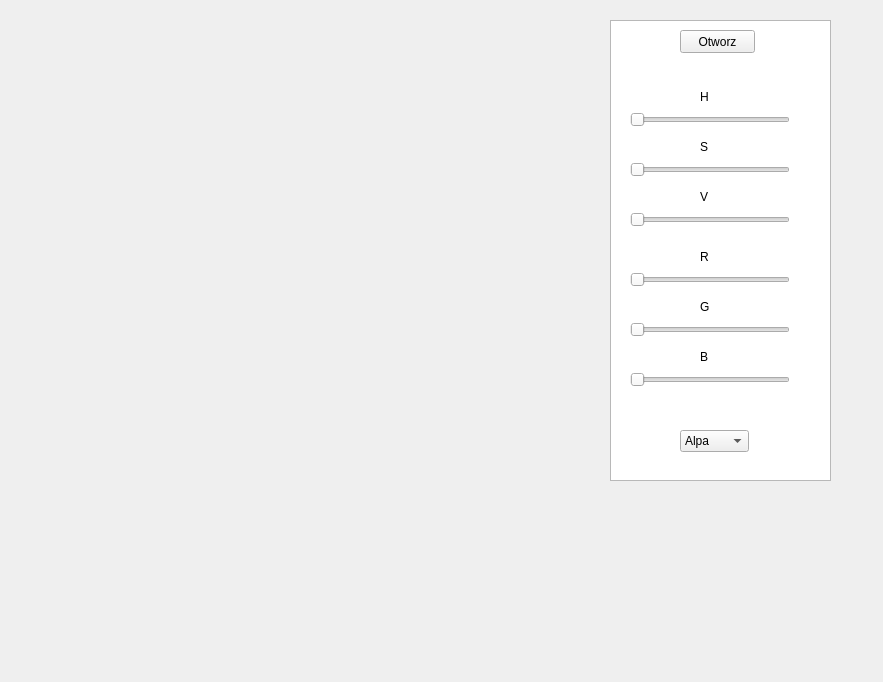
<?xml version="1.0" encoding="UTF-8"?>
<ui version="4.0">
 <class>MyWindow</class>
 <widget class="QMainWindow" name="MyWindow">
  <property name="geometry">
   <rect>
    <x>0</x>
    <y>0</y>
    <width>883</width>
    <height>682</height>
   </rect>
  </property>
  <property name="windowTitle">
   <string>MyWindow</string>
  </property>
  <widget class="QWidget" name="centralWidget">
   <widget class="QListView" name="listView">
    <property name="geometry">
     <rect>
      <x>610</x>
      <y>20</y>
      <width>221</width>
      <height>461</height>
     </rect>
    </property>
   </widget>
   <widget class="QSlider" name="horizontalSlider">
    <property name="geometry">
     <rect>
      <x>630</x>
      <y>370</y>
      <width>160</width>
      <height>19</height>
     </rect>
    </property>
    <property name="minimum">
     <number>0</number>
    </property>
    <property name="maximum">
     <number>255</number>
    </property>
    <property name="orientation">
     <enum>Qt::Horizontal</enum>
    </property>
   </widget>
   <widget class="QComboBox" name="comboBox">
    <property name="geometry">
     <rect>
      <x>680</x>
      <y>430</y>
      <width>69</width>
      <height>22</height>
     </rect>
    </property>
    <item>
     <property name="text">
      <string>Alpa</string>
     </property>
    </item>
    <item>
     <property name="text">
      <string>Multiply</string>
     </property>
    </item>
    <item>
     <property name="text">
      <string>ScreenMode</string>
     </property>
    </item>
   </widget>
   <widget class="QPushButton" name="pushButton">
    <property name="geometry">
     <rect>
      <x>680</x>
      <y>30</y>
      <width>75</width>
      <height>23</height>
     </rect>
    </property>
    <property name="text">
     <string>Otworz</string>
    </property>
   </widget>
   <widget class="QSlider" name="horizontalSlider_2">
    <property name="geometry">
     <rect>
      <x>630</x>
      <y>270</y>
      <width>160</width>
      <height>19</height>
     </rect>
    </property>
    <property name="minimum">
     <number>0</number>
    </property>
    <property name="maximum">
     <number>255</number>
    </property>
    <property name="orientation">
     <enum>Qt::Horizontal</enum>
    </property>
   </widget>
   <widget class="QSlider" name="horizontalSlider_3">
    <property name="geometry">
     <rect>
      <x>630</x>
      <y>320</y>
      <width>160</width>
      <height>19</height>
     </rect>
    </property>
    <property name="minimum">
     <number>0</number>
    </property>
    <property name="maximum">
     <number>255</number>
    </property>
    <property name="orientation">
     <enum>Qt::Horizontal</enum>
    </property>
   </widget>
   <widget class="QLabel" name="label">
    <property name="geometry">
     <rect>
      <x>700</x>
      <y>250</y>
      <width>47</width>
      <height>13</height>
     </rect>
    </property>
    <property name="text">
     <string>R</string>
    </property>
   </widget>
   <widget class="QLabel" name="label_2">
    <property name="geometry">
     <rect>
      <x>700</x>
      <y>300</y>
      <width>47</width>
      <height>13</height>
     </rect>
    </property>
    <property name="text">
     <string>G</string>
    </property>
   </widget>
   <widget class="QLabel" name="label_3">
    <property name="geometry">
     <rect>
      <x>700</x>
      <y>350</y>
      <width>47</width>
      <height>13</height>
     </rect>
    </property>
    <property name="text">
     <string>B</string>
    </property>
   </widget>
   <widget class="QSlider" name="horizontalSlider_4">
    <property name="geometry">
     <rect>
      <x>630</x>
      <y>110</y>
      <width>160</width>
      <height>19</height>
     </rect>
    </property>
    <property name="minimum">
     <number>0</number>
    </property>
    <property name="maximum">
     <number>255</number>
    </property>
    <property name="orientation">
     <enum>Qt::Horizontal</enum>
    </property>
   </widget>
   <widget class="QSlider" name="horizontalSlider_5">
    <property name="geometry">
     <rect>
      <x>630</x>
      <y>160</y>
      <width>160</width>
      <height>19</height>
     </rect>
    </property>
    <property name="minimum">
     <number>0</number>
    </property>
    <property name="maximum">
     <number>99</number>
    </property>
    <property name="orientation">
     <enum>Qt::Horizontal</enum>
    </property>
   </widget>
   <widget class="QSlider" name="horizontalSlider_6">
    <property name="geometry">
     <rect>
      <x>630</x>
      <y>210</y>
      <width>160</width>
      <height>19</height>
     </rect>
    </property>
    <property name="minimum">
     <number>0</number>
    </property>
    <property name="maximum">
     <number>99</number>
    </property>
    <property name="orientation">
     <enum>Qt::Horizontal</enum>
    </property>
   </widget>
   <widget class="QLabel" name="label_4">
    <property name="geometry">
     <rect>
      <x>700</x>
      <y>90</y>
      <width>47</width>
      <height>13</height>
     </rect>
    </property>
    <property name="text">
     <string>H</string>
    </property>
   </widget>
   <widget class="QLabel" name="label_5">
    <property name="geometry">
     <rect>
      <x>700</x>
      <y>140</y>
      <width>47</width>
      <height>13</height>
     </rect>
    </property>
    <property name="text">
     <string>S</string>
    </property>
   </widget>
   <widget class="QLabel" name="label_6">
    <property name="geometry">
     <rect>
      <x>700</x>
      <y>190</y>
      <width>47</width>
      <height>13</height>
     </rect>
    </property>
    <property name="text">
     <string>V</string>
    </property>
   </widget>
  </widget>
 </widget>
 <layoutdefault spacing="6" margin="11"/>
 <resources/>
 <connections/>
</ui>
